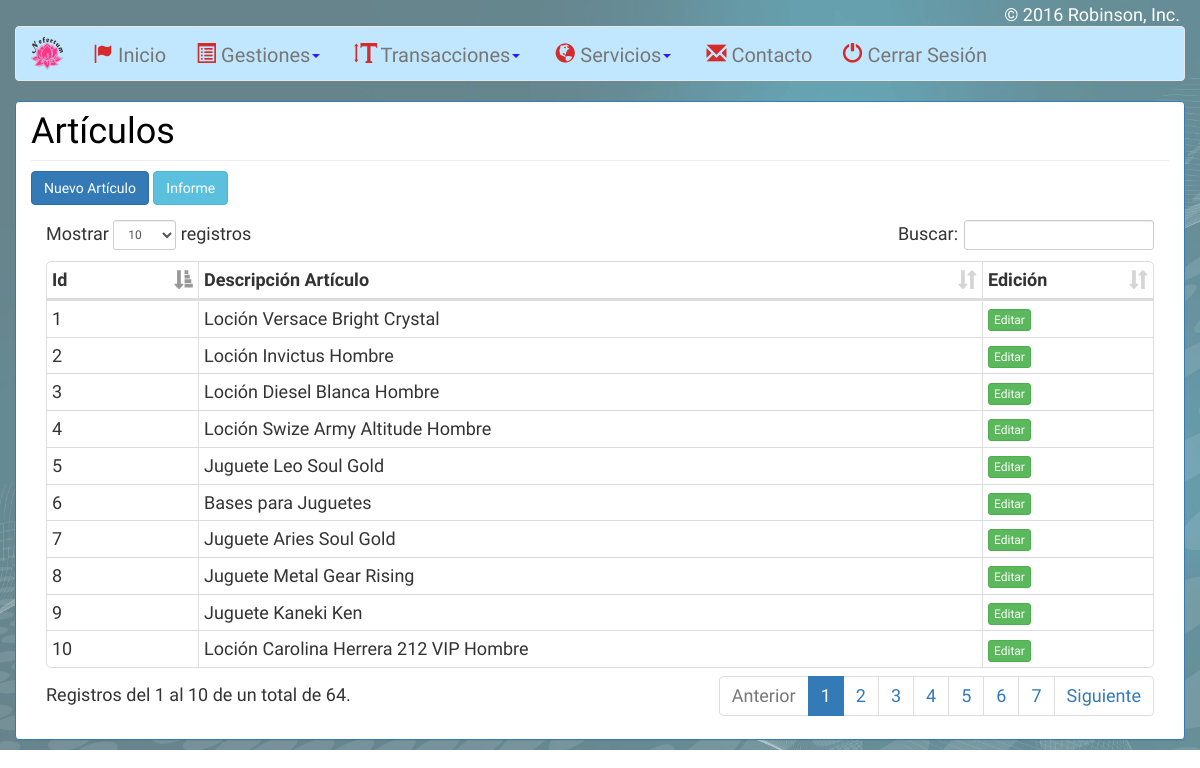
The page /proyecto/menuAdmin.php?id=Articulos (signed in) on the database its author committed.
### tables this page shows
CREATE TABLE `articulos` (
  `IdArticulo` int(11) NOT NULL AUTO_INCREMENT,
  `DescripcionArticulo` varchar(50) NOT NULL,
  PRIMARY KEY (`IdArticulo`)
);

### modulos/articulos.php (the view, shortened to what this page needs)
<h1 class="page-header" id="h1">Artículos</h1>
<a href="menuAdmin.php?id=nuevoArti" class="btn btn-primary" id="btnarticulo">Nuevo Artículo</a>
<a href="../modulos/infoarticulos.php" class="btn btn-info" id="btninforme">Informe</a>
<div class="table-responsive">
  <div class="col-md-12">
    <div class="box">
      <div class="box-body">
        <table id="tablaarticulos" class="table table-bordered table-hover table-condensed">
          <thead>
            <tr>
              <th width="10">Id</th>
              <th width="550">Descripción Artículo</th>
              <th width="100">Edición</th>
            </tr>
          </thead>
          <tbody>
            <?php
              $sql="select *from articulos";
              $resultado=mysqli_query($conexion,$sql);
              while($fila=mysqli_fetch_assoc($resultado)){?>
              <tr>
                <td width="101"><?=$fila['IdArticulo'];?></td>
                <td width="400"><?=$fila['DescripcionArticulo'];?></td>
                <td width="30"><a class="btn btn-xs btn-success" id="modala" data-toggle="modal" data-target=".modalArticulos" data-id="<?=$fila['IdArticulo']?>" data-id2="<?=$fila['DescripcionArticulo']?>">Editar</a></td>
              </tr>
            <?php }?>
          </tbody>
        </table>
      </div>
    </div>
  </div>
</div>

### proyecto/menuAdmin.php (shortened to what this page needs)
<?php
include '../acciones/conexion.php';
if(isset($_SESSION['usuario'])){?>
<!DOCTYPE html>
<html lang="es">
  <head>
    <link rel="stylesheet" href="https://maxcdn.bootstrapcdn.com/bootstrap/3.3.6/css/bootstrap.min.css">
    <link rel="stylesheet" href="../datatables/dataTables.bootstrap.css">
    <link rel="stylesheet" href="../css/fonts.css">
    <link rel="stylesheet" href="../css/estilos.css">
    <link rel="stylesheet" href="../css/animate.css">
  </head>
  <body id="cuerpo">
    <div class="container-fluid">
      <br>
      <div class="row">
        <div class="col-md-12">
          <?php include('../modulos/menunavegacion.php');?>
        </div>
        <div class="col-md-12">
          <div class="panel panel-primary">
            <div class="panel-body" id="panel-body">
            <?php
            $accion=strip_tags($_GET['id']);
            if(accion==""){
              include("../modulos/inicio.php");}
            else{
              switch($accion){
                case 'Articulos':
                  include("../modulos/articulos.php");
                  break;
                  break;}}?>
            </div>
          </div>
        </div>
      </div>
      <footer class="footer">
        <p>&copy; 2016 Robinson, Inc.</p>
      </footer>
    </div>
  </body>
</html>
<?php }
else{
	echo '<script> window.location="../index.php";</script>';}?>

### modulos/menunavegacion.php (shortened to what this page needs)
<nav class="navbar navbar-default" role="navigation" id="contexto">
  <div class="container-fluid">
    <div class="navbar-header">
      <a class="navbar-brand" id="imamenu"><img src="../Imagenes/logo.png"></a>
    </div>
    <div class="collapse navbar-collapse menu-1">
      <ul class="nav navbar-nav">
        <li>
          <a href="menuAdmin.php?id=Inicio"><span class="glyphicon glyphicon-flag"></span>Inicio</a></li>
        <li>
        <li class="dropdown">
          <a class="dropdown-toggle" data-toggle="dropdown" role="button">
            <span class="glyphicon glyphicon-list-alt"></span>Gestiones<span class="color-azul caret"></span></a>
        </li>
        <li class="dropdown">
          <a class="dropdown-toggle" data-toggle="dropdown" role="button">
            <span class="glyphicon glyphicon-text-height"></span>Transacciones<span class="color-azul caret"></span></a>
        </li>
        <li>
          <a>
            <span class="glyphicon glyphicon-globe"></span>Servicios<span class="color-azul caret"></span></a>
        </li>
        <li>
          <a data-toggle="modal" data-target=".modalContacto" id="modalco"><span class="glyphicon glyphicon-envelope"></span>Contacto</a>
        </li>
        <li>
          <a href="../acciones/cerrarsesion.php"><span class="glyphicon glyphicon-off"></span>Cerrar Sesión</a>
        </li>
      </ul>
    </div>
  </div>
</nav>

### css/estilos.css (style rules this page uses)
* { margin: 0; padding: 0; -webkit-box-sizing: border-box; -moz-box-sizing: border-box; box-sizing: border-box; }
#cuerpo { font-family: 'Atma', cursive,Arial,Helvetica,sans-serif; font-size: 18px; }
#cuerpo .footer { position: absolute; color: #ffffff; right: 20px; top: 2px; }
#panel-body { height: auto; }
.color-azul { color: #2a18fe; }
#contexto { background: #c1e7ff; font-size: 20px; }
#imamenu { position: relative; margin-top: -5px; }
nav { font-size: 15px; }
nav ul { list-style: none; }
nav ul li a span { margin-right: 5px; color: #d42c2c; }
.page-header { color: #000000; }
#btnarticulo,#btninforme,#btnclientes,#btnventa { margin-top: -10px; margin-bottom: 15px; }
.box-body { overflow-y: hidden; overflow-x: hidden; }
#h1 { margin-top: -5px; }
#tablaclientes,#tablaarticulos,#tablaventas { border-radius: 5px; }

### rows shown on the page
articulos: IdArticulo "1", DescripcionArticulo "Loción Versace Bright Crystal"
articulos: IdArticulo "2", DescripcionArticulo "Loción Invictus Hombre"
articulos: IdArticulo "3", DescripcionArticulo "Loción Diesel Blanca Hombre"
articulos: IdArticulo "4", DescripcionArticulo "Loción Swize Army Altitude Hombre"
articulos: IdArticulo "5", DescripcionArticulo "Juguete Leo Soul Gold"
articulos: IdArticulo "6", DescripcionArticulo "Bases para Juguetes"
articulos: IdArticulo "7", DescripcionArticulo "Juguete Aries Soul Gold"
articulos: IdArticulo "8", DescripcionArticulo "Juguete Metal Gear Rising"
articulos: IdArticulo "9", DescripcionArticulo "Juguete Kaneki Ken"
articulos: IdArticulo "10", DescripcionArticulo "Loción Carolina Herrera 212 VIP Hombre"
